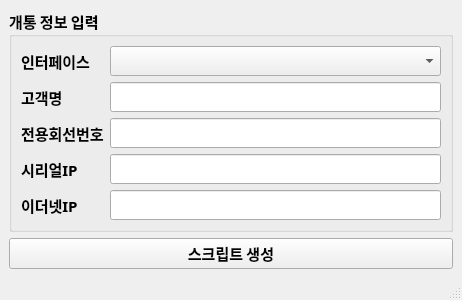
<?xml version="1.0" encoding="UTF-8"?>
<ui version="4.0">
 <class>MainWindow</class>
 <widget class="QMainWindow" name="MainWindow">
  <property name="geometry">
   <rect>
    <x>0</x>
    <y>0</y>
    <width>462</width>
    <height>289</height>
   </rect>
  </property>
  <property name="windowTitle">
   <string>MainWindow</string>
  </property>
  <widget class="QWidget" name="centralwidget">
   <layout class="QGridLayout" name="gridLayout_3">
    <item row="0" column="0">
     <widget class="QGroupBox" name="groupBox">
      <property name="font">
       <font>
        <family>맑은 고딕</family>
        <pointsize>11</pointsize>
        <weight>75</weight>
        <bold>true</bold>
       </font>
      </property>
      <property name="title">
       <string>개통 정보 입력</string>
      </property>
      <property name="flat">
       <bool>true</bool>
      </property>
      <layout class="QGridLayout" name="gridLayout_2">
       <item row="0" column="0">
        <layout class="QGridLayout" name="gridLayout">
         <item row="1" column="1">
          <widget class="QLineEdit" name="text_custname"/>
         </item>
         <item row="3" column="0">
          <widget class="QLabel" name="label_4">
           <property name="text">
            <string>시리얼IP</string>
           </property>
          </widget>
         </item>
         <item row="2" column="0">
          <widget class="QLabel" name="label_3">
           <property name="text">
            <string>전용회선번호</string>
           </property>
          </widget>
         </item>
         <item row="0" column="0">
          <widget class="QLabel" name="label">
           <property name="text">
            <string>인터페이스</string>
           </property>
          </widget>
         </item>
         <item row="3" column="1">
          <widget class="QLineEdit" name="text_serial_ip"/>
         </item>
         <item row="2" column="1">
          <widget class="QLineEdit" name="text_line_number"/>
         </item>
         <item row="1" column="0">
          <widget class="QLabel" name="label_2">
           <property name="text">
            <string>고객명</string>
           </property>
          </widget>
         </item>
         <item row="4" column="0">
          <widget class="QLabel" name="label_5">
           <property name="text">
            <string>이더넷IP</string>
           </property>
          </widget>
         </item>
         <item row="0" column="1">
          <widget class="QComboBox" name="combo_interface"/>
         </item>
         <item row="4" column="1">
          <widget class="QLineEdit" name="text_ethernet_ip"/>
         </item>
        </layout>
       </item>
      </layout>
     </widget>
    </item>
    <item row="1" column="0">
     <widget class="QPushButton" name="btn_script">
      <property name="font">
       <font>
        <family>맑은 고딕</family>
        <pointsize>11</pointsize>
        <weight>75</weight>
        <bold>true</bold>
       </font>
      </property>
      <property name="text">
       <string>스크립트 생성</string>
      </property>
     </widget>
    </item>
   </layout>
  </widget>
  <widget class="QMenuBar" name="menubar">
   <property name="geometry">
    <rect>
     <x>0</x>
     <y>0</y>
     <width>462</width>
     <height>21</height>
    </rect>
   </property>
  </widget>
  <widget class="QStatusBar" name="statusbar"/>
 </widget>
 <tabstops>
  <tabstop>combo_interface</tabstop>
  <tabstop>text_custname</tabstop>
  <tabstop>text_line_number</tabstop>
  <tabstop>text_serial_ip</tabstop>
  <tabstop>text_ethernet_ip</tabstop>
  <tabstop>btn_script</tabstop>
 </tabstops>
 <resources/>
 <connections/>
</ui>
